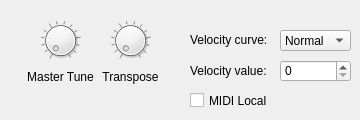
        <widget class="QWidget" name="globalTab">
         <attribute name="title">
          <string>Global</string>
         </attribute>
         <widget class="QCheckBox" name="checkBox_2">
          <property name="geometry">
           <rect>
            <x>190</x>
            <y>90</y>
            <width>91</width>
            <height>21</height>
           </rect>
          </property>
          <property name="text">
           <string>MIDI Local</string>
          </property>
         </widget>
         <widget class="QDial" name="masterTune">
          <property name="geometry">
           <rect>
            <x>40</x>
            <y>20</y>
            <width>41</width>
            <height>41</height>
           </rect>
          </property>
          <property name="sizePolicy">
           <sizepolicy hsizetype="Fixed" vsizetype="Fixed">
            <horstretch>0</horstretch>
            <verstretch>0</verstretch>
           </sizepolicy>
          </property>
          <property name="minimumSize">
           <size>
            <width>0</width>
            <height>0</height>
           </size>
          </property>
          <property name="maximumSize">
           <size>
            <width>16777215</width>
            <height>16777215</height>
           </size>
          </property>
          <property name="notchTarget">
           <double>8.000000000000000</double>
          </property>
          <property name="notchesVisible">
           <bool>true</bool>
          </property>
         </widget>
         <widget class="QLabel" name="label_9">
          <property name="geometry">
           <rect>
            <x>100</x>
            <y>70</y>
            <width>61</width>
            <height>21</height>
           </rect>
          </property>
          <property name="frameShadow">
           <enum>QFrame::Plain</enum>
          </property>
          <property name="text">
           <string>Transpose</string>
          </property>
          <property name="alignment">
           <set>Qt::AlignHCenter|Qt::AlignTop</set>
          </property>
         </widget>
         <widget class="QLabel" name="label_5">
          <property name="geometry">
           <rect>
            <x>190</x>
            <y>60</y>
            <width>91</width>
            <height>21</height>
           </rect>
          </property>
          <property name="text">
           <string>Velocity value:</string>
          </property>
         </widget>
         <widget class="QLabel" name="label_3">
          <property name="geometry">
           <rect>
            <x>190</x>
            <y>30</y>
            <width>81</width>
            <height>19</height>
           </rect>
          </property>
          <property name="text">
           <string>Velocity curve:</string>
          </property>
         </widget>
         <widget class="QLabel" name="label_8">
          <property name="geometry">
           <rect>
            <x>20</x>
            <y>70</y>
            <width>81</width>
            <height>21</height>
           </rect>
          </property>
          <property name="frameShadow">
           <enum>QFrame::Plain</enum>
          </property>
          <property name="text">
           <string>Master Tune</string>
          </property>
          <property name="alignment">
           <set>Qt::AlignHCenter|Qt::AlignTop</set>
          </property>
         </widget>
         <widget class="QSpinBox" name="spinBox">
          <property name="geometry">
           <rect>
            <x>280</x>
            <y>60</y>
            <width>71</width>
            <height>22</height>
           </rect>
          </property>
         </widget>
         <widget class="QDial" name="transpose">
          <property name="geometry">
           <rect>
            <x>110</x>
            <y>20</y>
            <width>41</width>
            <height>41</height>
           </rect>
          </property>
          <property name="sizePolicy">
           <sizepolicy hsizetype="Fixed" vsizetype="Fixed">
            <horstretch>0</horstretch>
            <verstretch>0</verstretch>
           </sizepolicy>
          </property>
          <property name="minimumSize">
           <size>
            <width>0</width>
            <height>0</height>
           </size>
          </property>
          <property name="maximumSize">
           <size>
            <width>16777215</width>
            <height>16777215</height>
           </size>
          </property>
          <property name="notchTarget">
           <double>8.000000000000000</double>
          </property>
          <property name="notchesVisible">
           <bool>true</bool>
          </property>
         </widget>
         <widget class="QComboBox" name="comboBox_3">
          <property name="geometry">
           <rect>
            <x>280</x>
            <y>30</y>
            <width>71</width>
            <height>21</height>
           </rect>
          </property>
          <item>
           <property name="text">
            <string>Normal</string>
           </property>
          </item>
          <item>
           <property name="text">
            <string>Soft1</string>
           </property>
          </item>
          <item>
           <property name="text">
            <string>Soft2</string>
           </property>
          </item>
          <item>
           <property name="text">
            <string>Easy</string>
           </property>
          </item>
          <item>
           <property name="text">
            <string>Wide</string>
           </property>
          </item>
          <item>
           <property name="text">
            <string>Hard</string>
           </property>
          </item>
          <item>
           <property name="text">
            <string>Fixed</string>
           </property>
          </item>
         </widget>
        </widget>
